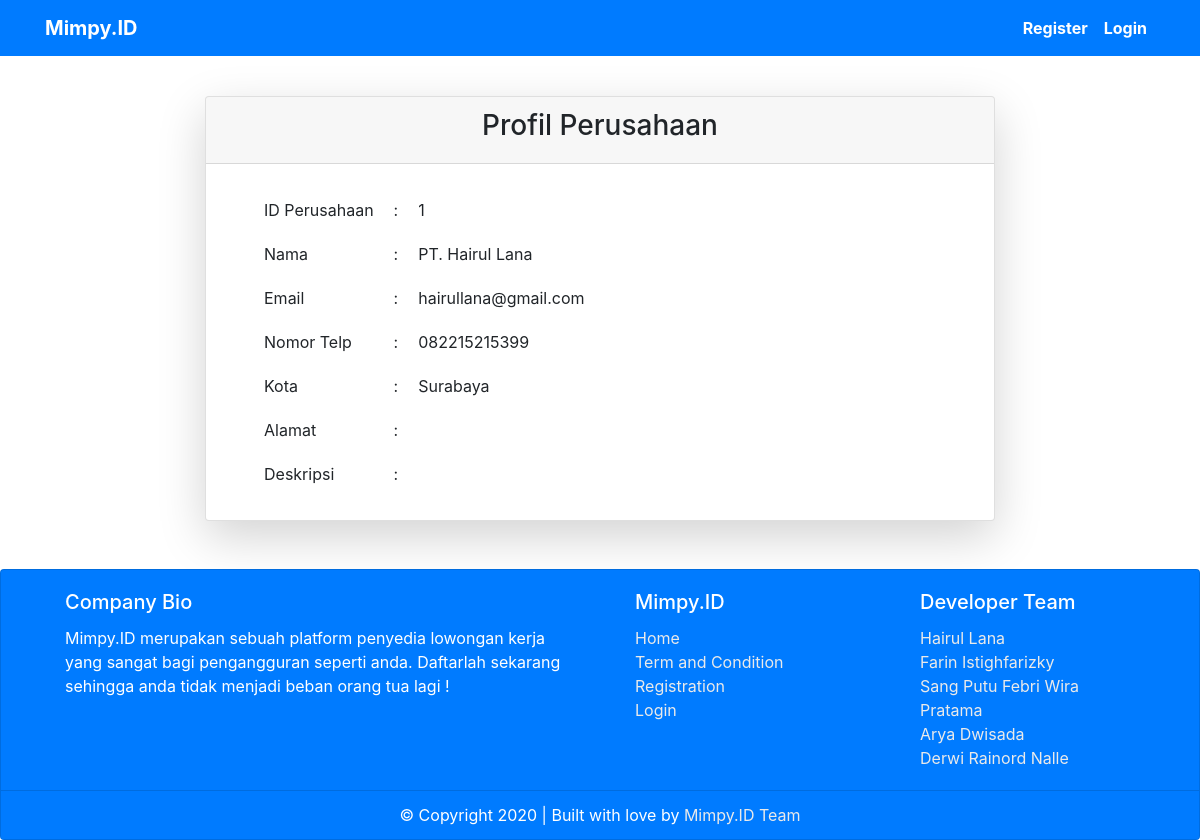
The app's page /perusahaan.php?id=1, older data.
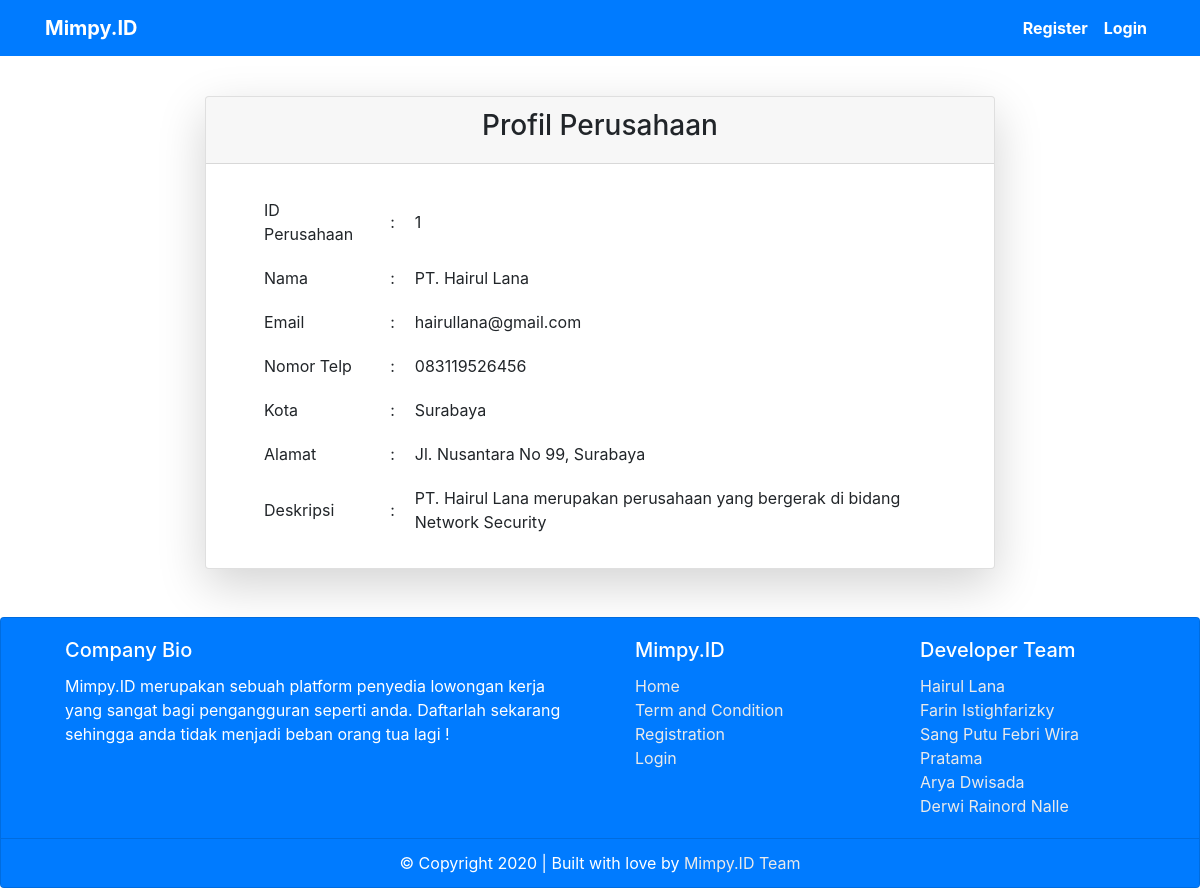
The same page, newer data.
### tables this page shows
CREATE TABLE `perusahaan` (
  `id` int(11) NOT NULL,
  `nama` varchar(50) NOT NULL,
  `email` varchar(50) NOT NULL,
  `telp` varchar(20) NOT NULL,
  `kota` varchar(30) NOT NULL,
  `alamat` varchar(100) NOT NULL,
  `deskripsi` varchar(512) NOT NULL,
  `foto` text NOT NULL,
  `password` varchar(255) NOT NULL
);

### perusahaan.php (the view, shortened to what this page needs)
<?php
require "db.php";
$id = $_GET["id"];
$perusahaan = mysqli_fetch_assoc(mysqli_query($db,"SELECT * from perusahaan where id = $id"));
?>
<!DOCTYPE html>
<html lang="en">
<head>
    <?php require "headtags.php" ?>
</head>
<body>
    <?php require "navbar.php" ?>
    <div class="row">
        <div class="col-md-8 offset-md-2">
            <div class="card shadow-lg mt-5">
                <div class="card-header">
                    <h3 class="text-center">Profil Perusahaan</h3>
                </div>
                <div class="card-body ml-4 p-4">
                    <table cellpadding=10px>
                        <tr>
                            <td>ID Perusahaan</td>
                            <td>:</td>
                            <td><?= $perusahaan["id"] ?></td>
                        </tr>
                        <tr>
                            <td>Nama</td>
                            <td>:</td>
                            <td><?= $perusahaan["nama"] ?></td>
                        </tr>
                        <tr>
                            <td>Email</td>
                            <td>:</td>
                            <td><?= $perusahaan["email"] ?></td>
                        </tr>
                        <tr>
                            <td>Nomor Telp</td>
                            <td>:</td>
                            <td><?= $perusahaan["telp"] ?></td>
                        </tr>
                        <tr>
                            <td>Kota</td>
                            <td>:</td>
                            <td><?= $perusahaan["kota"] ?></td>
                        </tr>
                        <tr>
                            <td>Alamat</td>
                            <td>:</td>
                            <td><?= $perusahaan["alamat"] ?></td>
                        </tr>
                        <tr>
                            <td>Deskripsi</td>
                            <td>:</td>
                            <td><?= $perusahaan["deskripsi"] ?></td>
                        </tr>
                    </table>
                </div>
            </div>
        </div>
    </div>
    <?php require "footer.php" ?>
</body>
</html>

Row changes from the older to the newer data that the page shows:
changed perusahaan "PT. Hairul Lana": telp "082215215399" → "083119526456"; alamat (not shown) → "Jl. Nusantara No 99, Surabaya"; deskripsi (not shown) → "PT. Hairul Lana merupakan perusahaan yang bergerak di bidang Network Security"
